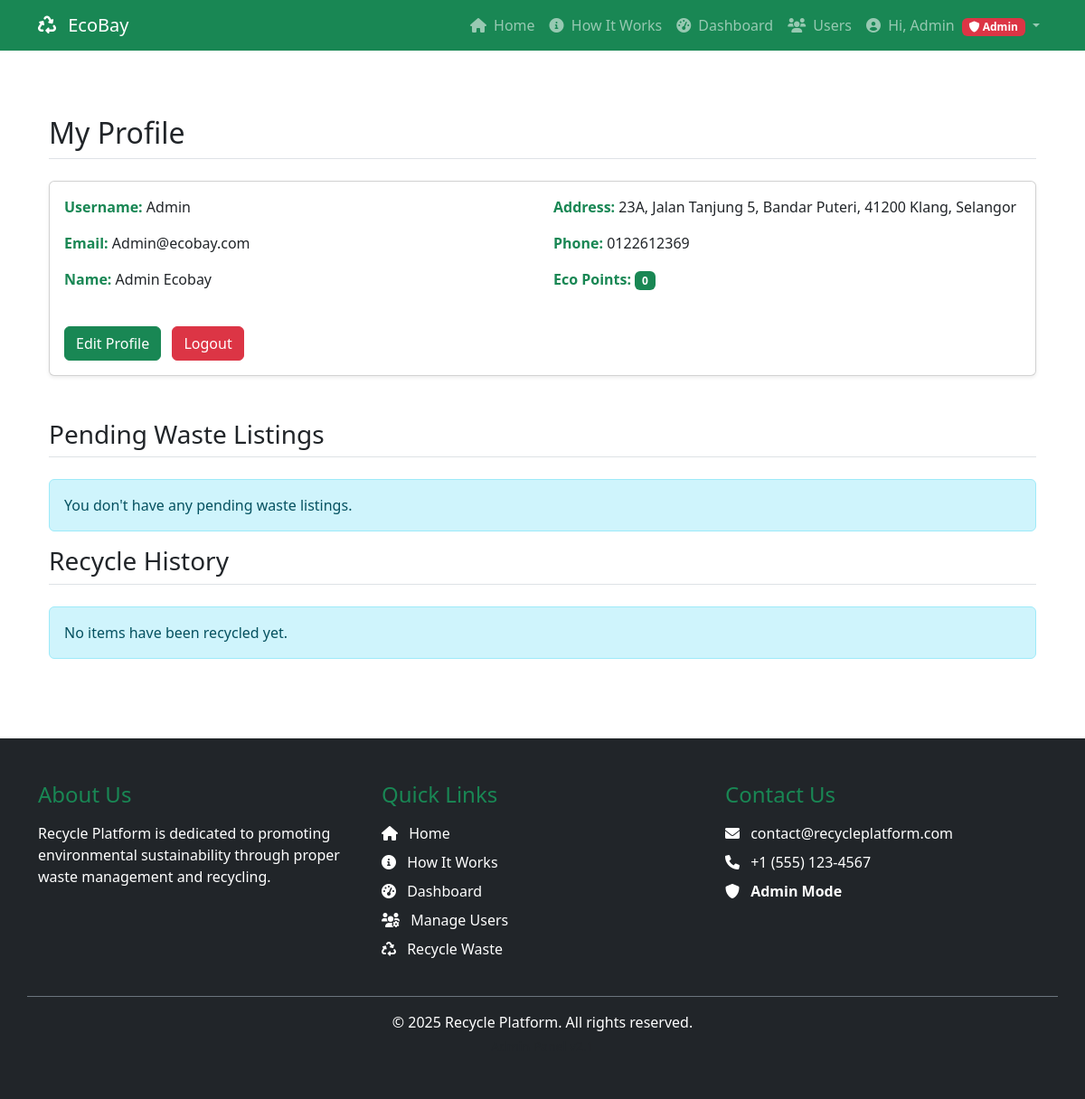
/profile/view.php (signed in), run on the app's committed database.
### tables this page shows
CREATE TABLE `users` (
  `id` int(11) NOT NULL,
  `username` varchar(50) NOT NULL,
  `email` varchar(100) NOT NULL,
  `password` varchar(255) NOT NULL,
  `first_name` varchar(50) DEFAULT NULL,
  `last_name` varchar(50) DEFAULT NULL,
  `address` text DEFAULT NULL,
  `phone` varchar(20) DEFAULT NULL,
  `eco_points` int(11) DEFAULT 0,
  `created_at` timestamp NOT NULL DEFAULT current_timestamp(),
  `updated_at` timestamp NOT NULL DEFAULT current_timestamp() ON UPDATE current_timestamp(),
  `is_admin` tinyint(1) DEFAULT 0
);

### includes/functions.php (called while the page is built, shortened)
<?php
function getUserById($id) {
    global $pdo;
    $stmt = $pdo->prepare("SELECT * FROM users WHERE id = ?");
    $stmt->execute([$id]);
    return $stmt->fetch(PDO::FETCH_ASSOC);
}
?>

### profile/view.php (the view, shortened to what this page needs)
<?php
require_once '../includes/config.php';
$user = getUserById($_SESSION['user_id']);
$pendingStmt = $pdo->prepare("SELECT * FROM items
                            WHERE user_id = ? AND status = 'Pending'
                            ORDER BY created_at DESC");
$pendingStmt->execute([$_SESSION['user_id']]);
$pendingItems = $pendingStmt->fetchAll(PDO::FETCH_ASSOC);
$soldStmt = $pdo->prepare("SELECT * FROM items
                          WHERE user_id = ? AND status = 'Sold'
                          ORDER BY pickup_date DESC");
$soldStmt->execute([$_SESSION['user_id']]);
$soldItems = $soldStmt->fetchAll(PDO::FETCH_ASSOC);
?>
<?php include '../includes/header.php'; ?>
<div class="container py-5">
    <h2 class="mb-4 border-bottom pb-2">My Profile</h2>
    <div class="card mb-5 shadow-sm">
        <div class="card-body">
            <div class="row">
                <div class="col-md-6">
                    <p class="mb-3"><strong class="text-success">Username:</strong> <?= htmlspecialchars($user['username']) ?></p>
                    <p class="mb-3"><strong class="text-success">Email:</strong> <?= htmlspecialchars($user['email']) ?></p>
                    <p class="mb-3"><strong class="text-success">Name:</strong> <?= htmlspecialchars($user['first_name']) ?> <?= htmlspecialchars($user['last_name']) ?></p>
                </div>
                <div class="col-md-6">
                    <p class="mb-3"><strong class="text-success">Address:</strong> <?= !empty($user['address']) ? htmlspecialchars($user['address']) : 'Not provided' ?></p>
                    <p class="mb-3"><strong class="text-success">Phone:</strong> <?= !empty($user['phone']) ? htmlspecialchars($user['phone']) : 'Not provided' ?></p>
                    <p class="mb-3"><strong class="text-success">Eco Points:</strong> <span class="badge bg-success"><?= $user['eco_points'] ?></span></p>
                </div>
            </div>
            <div class="mt-4">
                <a href="edit.php" class="btn btn-success me-2">Edit Profile</a>
                <a href="../auth/logout.php" class="btn btn-danger">Logout</a>
            </div>
        </div>
    </div>
    <div class="my-items">
        <h3 class="mb-4 border-bottom pb-2">Pending Waste Listings</h3>
        <?php if (empty($pendingItems)): ?>
            <div class="alert alert-info">You don't have any pending waste listings.</div>
        <?php endif; ?>
        <h3 class="mb-4 border-bottom pb-2">Recycle History</h3>
        <?php if (empty($soldItems)): ?>
            <div class="alert alert-info">No items have been recycled yet.</div>
        <?php endif; ?>
    </div>
</div>
<?php include '../includes/footer.php'; ?>

### data on the page
users: username "Admin", email "Admin@ecobay.com", first_name "Admin", last_name "Ecobay", address "23A, Jalan Tanjung 5, Bandar Puteri, 41200 Klang, Selangor", phone "0122612369", eco_points "0"

### other printed values
$_SESSION['username'] "Admin"
